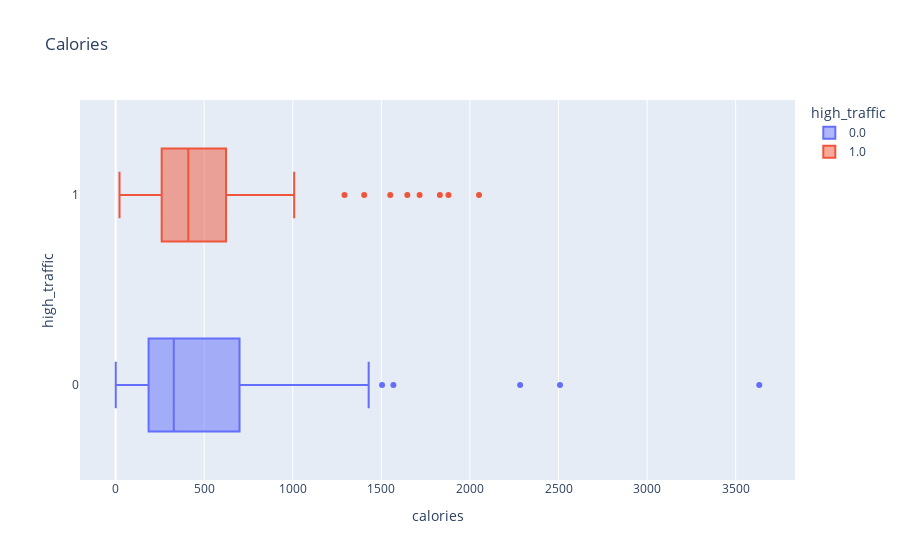

Write notebook code for a chart like this one.
### Markdown cell above
### 6. What happened to chicken and breakfast?
As mentioned previously, if we are spending a lot of time and effort on chicken recipes yet they only got little attention, we certainly have to diagnose this category and restrategise. We investigate this by plotting the box plots of nutritions spread between 'high-traffic recipe' and 'non-high traffic recipe' in the two categories.

We spotted some noticeable insights, see graph 6 & 7: For chicken genre, while carbs and proteins show little difference, **'winner' chickens have lower ranges in calories and sugar**! It implies that **customers lean more towards low calories and sugar cicken dishes**. The breakfast genre demonstrates more discrepencies. The 'winner breakfasts' have significantly lower range in calories, carbs and sugar, suggesting that **breakfast with low calories, carbs and sugar are more popular**. (maybe turn add more salad into breakfast, given the high popularity in veges!)

By the way, quite surprising that customers are acutally protein-indifferent, especially in chicken, given gyms and body-building are gaining more popularity nowadays.

### Code cell
#Graph 6: Box plot. Nutritious components difference between 'winner chicken' and 'ignored chicken'
df_chicken = df[df['category'] == 'Chicken']
for nutr in nutritions:
    fig = px.box(df_chicken, x=nutr, y='high_traffic', color='high_traffic', title=nutr.capitalize())
    fig.show()

### Figure 1 — Plotly figure (JSON) as saved in the notebook; plotly's stock layout.template omitted (floating-point values rounded to 4 significant figures)
{"data": [{"alignmentgroup": "True", "hovertemplate": "high_traffic=%{y}<br>calories=%{x}<extra></extra>", "legendgroup": "0.0", "marker": {"color": "#636efa"}, "name": "0.0", "notched": false, "offsetgroup": "0.0", "orientation": "h", "showlegend": true, "type": "box", "x": [183.9, 248.3, 127.5, 347.1, 264.6, 262.1, 288.6, 367.3, 191.8, 1105.0, 2508.0, 113.8, 266.4, 165.2, 38.92, 258.2, 1568, 935.8, 25.83, 1045.0, 918.2, 216.1, 1330.0, 62.85, 393.7, 357.1, 158.6, 593.6, 208.9, 288.6, 768.5, 288.6, 379.2, 25.91, 135.8, 718.3, 561.4, 134.5, 516.8, 1363.0, 338.7, 460.5, 46.66, 71.87, 310.5, 1504.0, 245.5, 452.5, 1272.0, 394.6, 208.7, 225.9, 883.1, 275.2, 139.5, 217.6, 2.98, 196.7, 133.7, 567.1, 184.4, 288.6, 268.4, 351.6, 51.87, 288.6, 1275.0, 41.29, 368.5, 225.4, 146.9, 996.0, 813.8, 458.7, 1057.0, 0.8, 147.2, 1428.0, 975.9, 891.1, 92.44, 582.5, 385.0, 548.4, 1161.0, 446.6, 328.5, 305.2, 624.6, 516.6, 474.1, 642.7, 110.9, 309.7, 42.3, 1089.0, 3633.0, 2283.0, 1338.0], "x0": " ", "xaxis": "x", "y": [0, 0, 0, 0, 0, 0, 0, 0, 0, 0, 0, 0, 0, 0, 0, 0, 0, 0, 0, 0, 0, 0, 0, 0, 0, 0, 0, 0, 0, 0, 0, 0, 0, 0, 0, 0, 0, 0, 0, 0, 0, 0, 0, 0, 0, 0, 0, 0, 0, 0, 0, 0, 0, 0, 0, 0, 0, 0, 0, 0, 0, 0, 0, 0, 0, 0, 0, 0, 0, 0, 0, 0, 0, 0, 0, 0, 0, 0, 0, 0, 0, 0, 0, 0, 0, 0, 0, 0, 0, 0, 0, 0, 0, 0, 0, 0, 0, 0, 0], "y0": " ", "yaxis": "y"}, {"alignmentgroup": "True", "hovertemplate": "high_traffic=%{y}<br>calories=%{x}<extra></extra>", "legendgroup": "1.0", "marker": {"color": "#EF553B"}, "name": "1.0", "notched": false, "offsetgroup": "1.0", "orientation": "h", "showlegend": true, "type": "box", "x": [621.5, 813.1, 85.17, 288.6, 24.05, 206.0, 379.9, 181.1, 410.3, 497.7, 278.1, 299.3, 1292.0, 523.7, 581.7, 1550.0, 359, 457.4, 1879.0, 581.0, 409.0, 138.1, 416.1, 231.2, 1008.0, 578.4, 182.2, 276.0, 708.6, 2051.0, 1830.0, 536.4, 1000.0, 114.1, 125.8, 354.0, 546.1, 264.1, 363.5, 452.7, 539.1, 288.6, 879.6, 288.6, 213, 22.02, 531.1, 617.8, 815.9, 98.67, 544.0, 299.8, 481.9, 339.4, 278.4, 628.5, 521.3, 712.3, 215.0, 1403.0, 790.2, 597.8, 41.92, 665.5, 247.9, 340.3, 84.91, 1647.0, 1716.0, 288.6, 375.3, 47.74, 186.2], "x0": " ", "xaxis": "x", "y": [1, 1, 1, 1, 1, 1, 1, 1, 1, 1, 1, 1, 1, 1, 1, 1, 1, 1, 1, 1, 1, 1, 1, 1, 1, 1, 1, 1, 1, 1, 1, 1, 1, 1, 1, 1, 1, 1, 1, 1, 1, 1, 1, 1, 1, 1, 1, 1, 1, 1, 1, 1, 1, 1, 1, 1, 1, 1, 1, 1, 1, 1, 1, 1, 1, 1, 1, 1, 1, 1, 1, 1, 1], "y0": " ", "yaxis": "y"}], "layout": {"boxmode": "overlay", "legend": {"title": {"text": "high_traffic"}, "tracegroupgap": 0}, "title": {"text": "Calories"}, "xaxis": {"anchor": "y", "domain": [0, 1], "title": {"text": "calories"}}, "yaxis": {"anchor": "x", "categoryarray": [1, 0], "categoryorder": "array", "domain": [0, 1], "title": {"text": "high_traffic"}}}}
